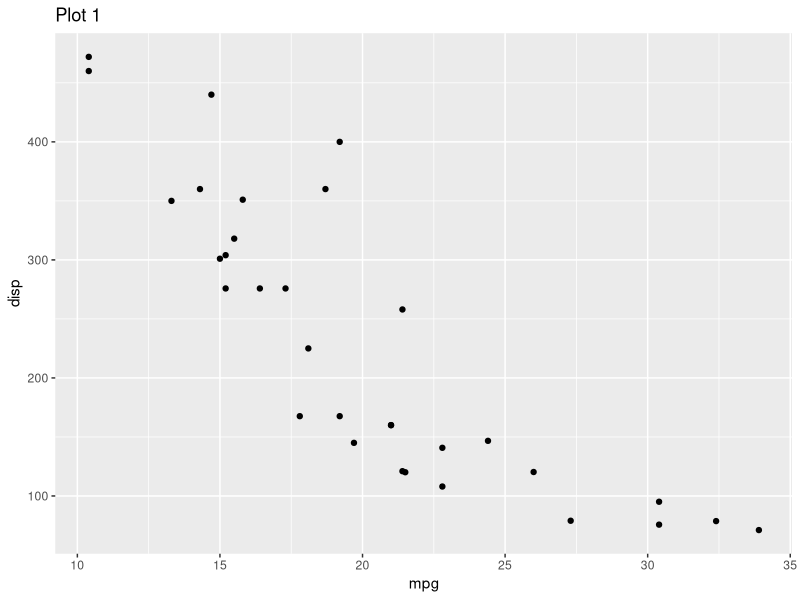
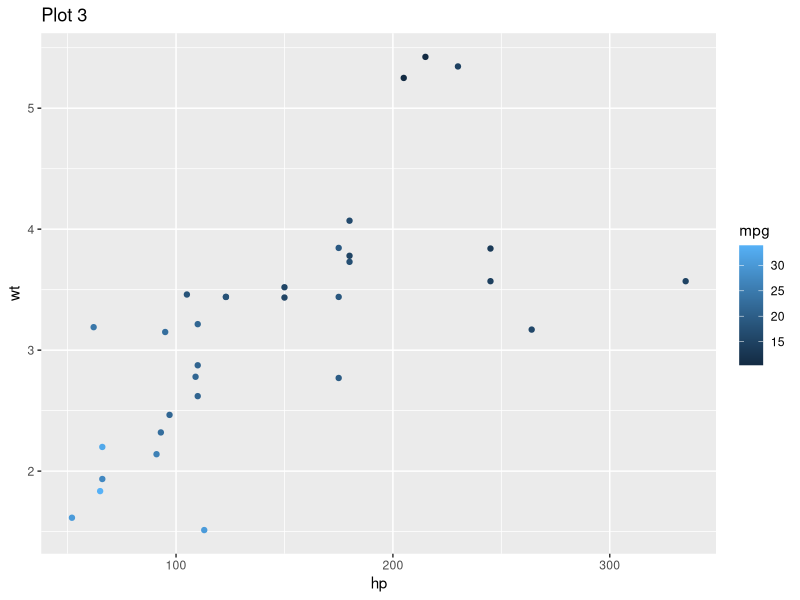
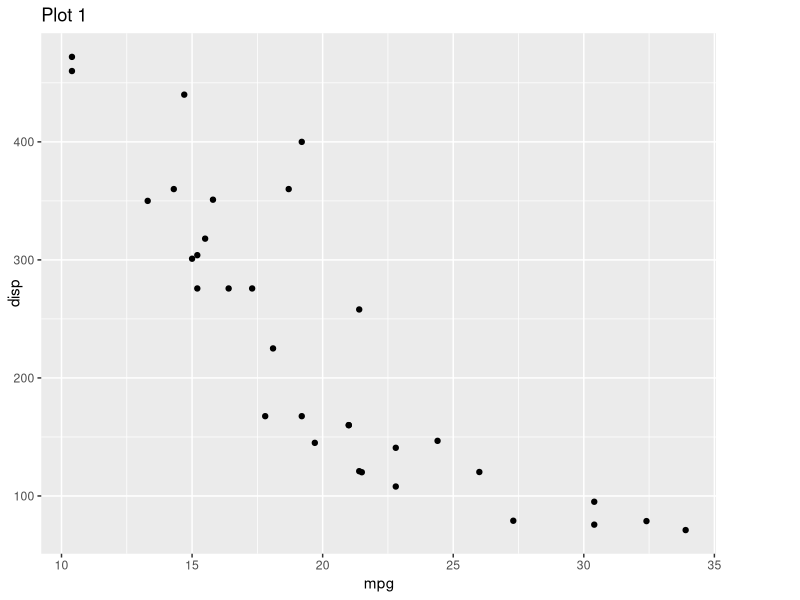
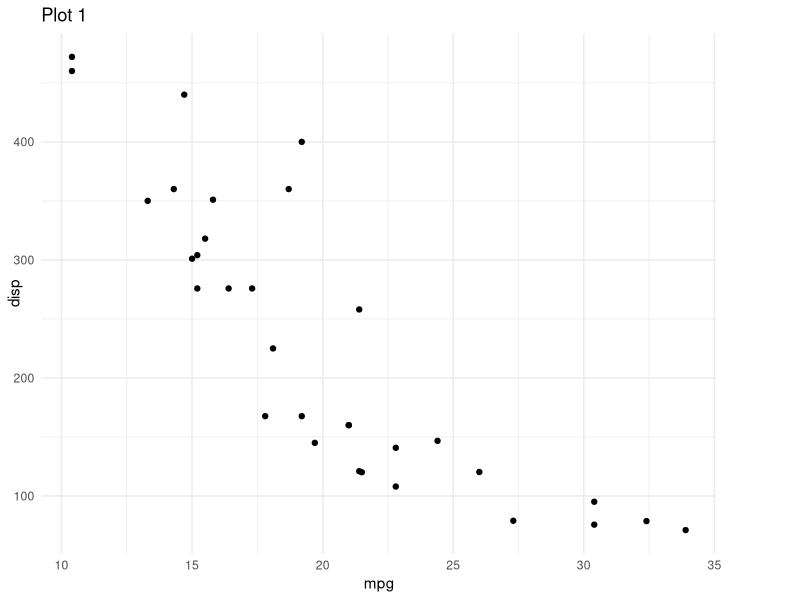
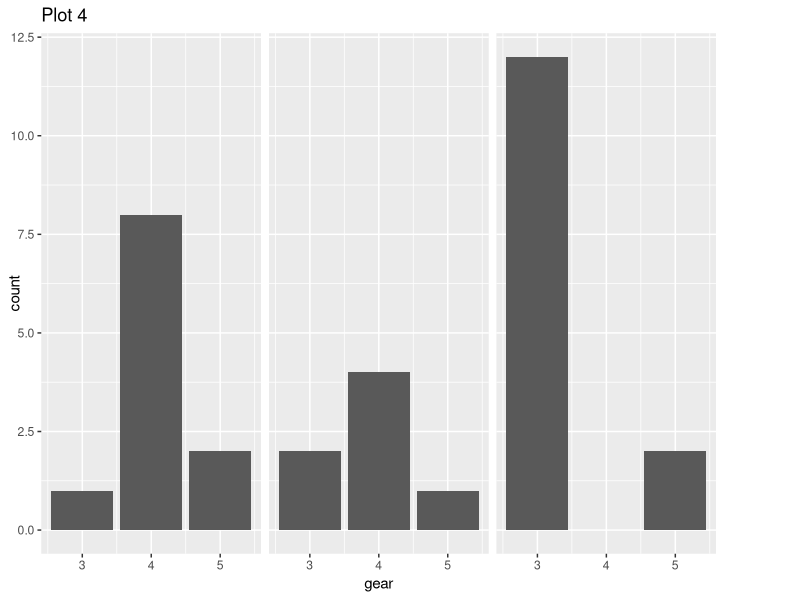
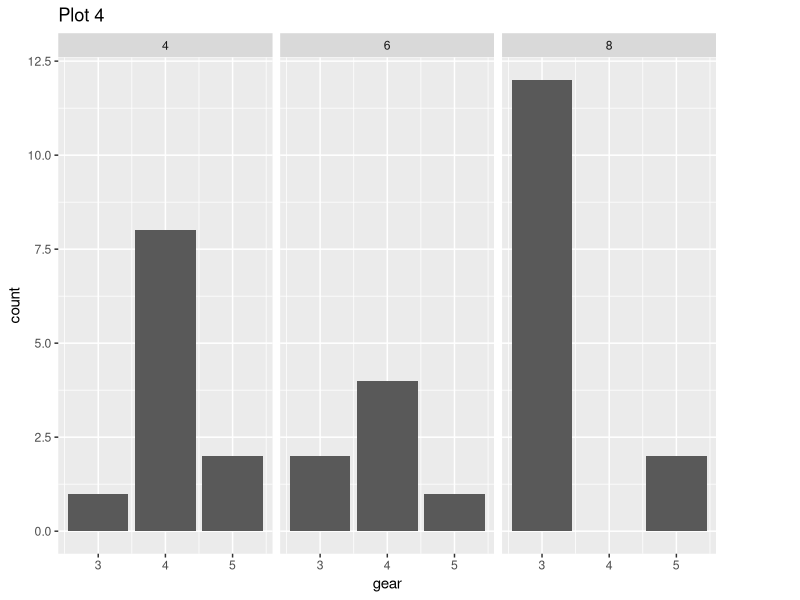
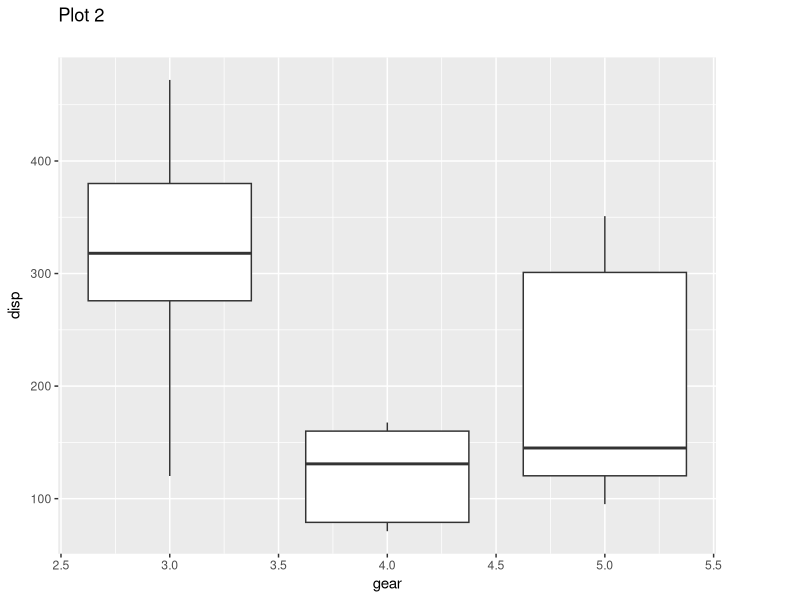
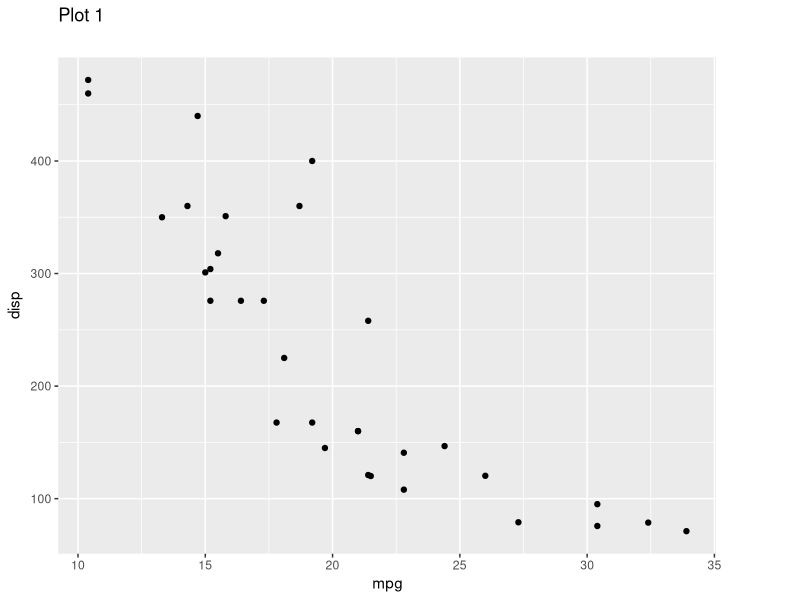

Write R code to recreate these figures, in order.
## ---- chunk 1
knitr::opts_chunk$set(
  collapse = TRUE,
  comment = "#>"
)
## ---- chunk 2
library(patchwork)
## ---- chunk 3
library(ggplot2)
p1 <- ggplot(mtcars) + 
  geom_point(aes(mpg, disp)) + 
  ggtitle('Plot 1')

p2 <- ggplot(mtcars) + 
  geom_boxplot(aes(gear, disp, group = gear)) + 
  ggtitle('Plot 2')

p3 <- ggplot(mtcars) + 
  geom_point(aes(hp, wt, colour = mpg)) + 
  ggtitle('Plot 3')

p4 <- ggplot(mtcars) + 
  geom_bar(aes(gear)) + 
  facet_wrap(~cyl) + 
  ggtitle('Plot 4')
## ---- chunk 4
plot(p1)
plot(p3)
## ---- chunk 5
p3_dims <- get_dim(p3)
set_dim(p1, p3_dims)
## ---- chunk 6
set_dim(p1, p3_dims) + theme_minimal()
## ---- chunk 7
set_dim(p4, p3_dims)
## ---- chunk 8
max_dims <- get_max_dim(list(p1, p2, p3, p4))
set_dim(p4, max_dims)
## ---- chunk 9
set_dim(p2, max_dims)
## ---- chunk 10
plots_aligned <- align_plots(list(p1, p2, p3, p4))
for (p in plots_aligned) {
  plot(p)
}
